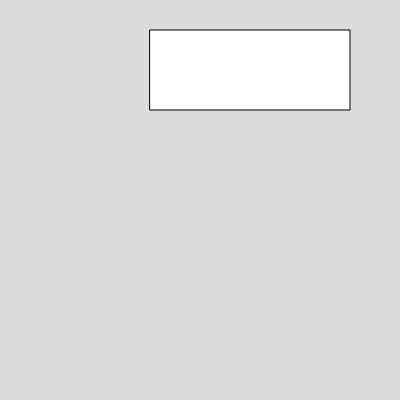
Frame 1 (no input)
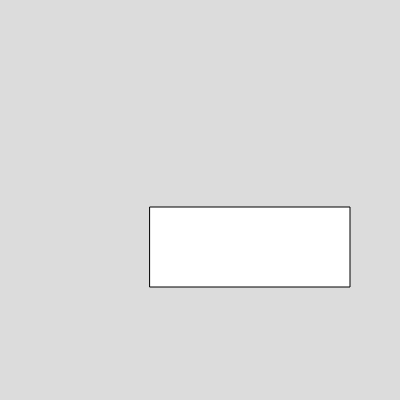
Frame 60 (no input)
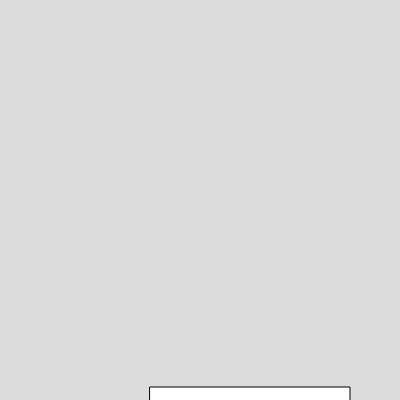
Frame 120 (the mouse pressed at the canvas centre since frame 60)

The p5.js sketch that drew these frames (run headless with seeded random() and noise() and a simulated clock; from frame 60 on, the mouse is pressed at the canvas centre):

// p5.js sketch
// ── sketch.js
var box1
function setup() 
{
  createCanvas(400, 400);
  box1=new Box(150,30,200,80,2.5,3)
  
}

function draw() 
{
  background(220);
  box1.show()
  box1.moveup()
}


// ── box.js
class Box
  {
    constructor(x,y,w,h,vx,vy)
    {
      this.x =x;
      this.y =y;
      this.w =w;
      this.h = h;
      this.vx = vx;
      this.vy = vy;
    }
    
    show()
    {
      rect(this.x,this.y,this.w,this.h)
    }
    
    move()
    {
      this.x = this.x+this.vx;
    }
      moveup(){
      this.y = this.y+this.vy;
      }
  }

  
